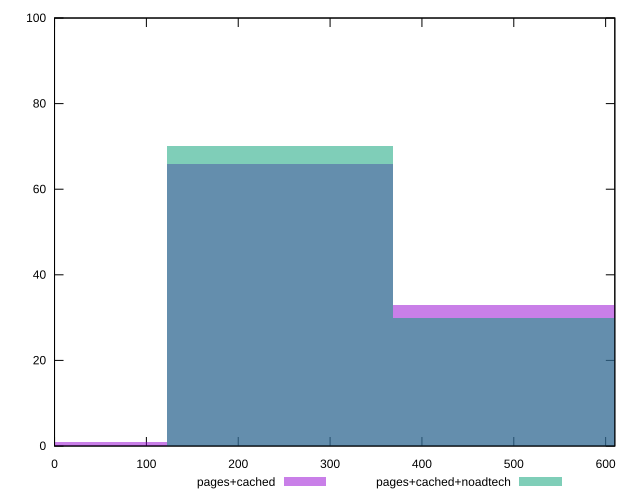

Here is the gnuplot script that generated this plot:
reset

$pagesCached <<EOF
245.80272993248556 66
491.6054598649711 33
0 1
EOF

$pagesCachedNoadtech <<EOF
245.80272993248556 70
491.6054598649711 30
EOF

set key outside below
set boxwidth 245.80272993248556
set xrange [0:610]
set yrange [0:100]
set trange [0:100]
set style fill transparent solid 0.5 noborder
set terminal svg size 640, 500 enhanced background rgb 'white'
set output "report_00013_2021-02-09T12-04-24.940Z/uses-webp-images/comparison/histogram/1_vs_2.svg"

plot $pagesCached title "pages+cached" with boxes, \
     $pagesCachedNoadtech title "pages+cached+noadtech" with boxes

reset
